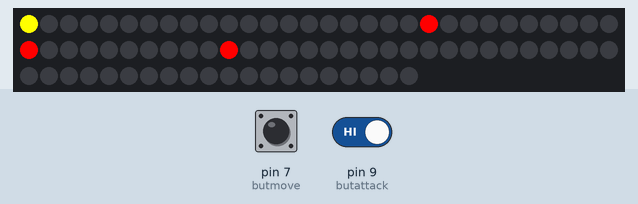
Recording of a sketch running on a simulated Arduino Uno, built with avr-gcc and run on an emulated ATmega328P. Shown: 80 RGB LEDs in strip order, left to right, continuing on the next row. Inputs (shaded band) come from the test bench; at power-on: pin 7 (butmove) LOW, pin 9 (butattack) HIGH. What the sketch prints to the serial monitor is not drawn.

Above: at 1.2 s.

The sketch:

attackv2.ino
```cpp
#include <FastLED.h>
#define LED_PIN     8
#define NUM_LEDS    80
int butmove = 7;
int butattack = 9;
int i = 0;
CRGB leds[NUM_LEDS];

//unsigned long previousmillis = 0;
//const long interval = 1000;

void setup() {
  FastLED.addLeds<WS2812, LED_PIN, GRB>(leds, NUM_LEDS);
  pinMode(butmove, INPUT);
  pinMode(butattack, INPUT);
  Serial.begin(9600);
}
int attack(int x){
  Serial.print("ATTACK");
  leds[x+1]=CRGB(255,255,0);
  leds[x-1]=CRGB(255,255,0);
  FastLED.show();
  if(leds[x+1]==CRGB(255,0,0)||leds[x-1]==CRGB(255,0,0)){//
    leds[x+1]=CRGB(0,0,0);                   //
    leds[x-1]=CRGB(0,0,0);                   // CHECKS FOR AN ENEMY AND
    leds[x-1]=CRGB(255,255,0);              //  REMOVES IT.
    leds[x+1]=CRGB(255,255,0);
    FastLED.show();
  }
  delay(300);
  leds[x+1]=CRGB(0,0,0);
  leds[x-1]=CRGB(0,0,0);
  return x;
}
int endGame(int red,int green, int blue){
        for(int i = 0; i < 80; i++) {
        leds[i] = CRGB(red, green, blue);
        FastLED.show();
        //i++;
        }
        while(digitalRead(butmove) == LOW);
        for(int i = 0; i < 80; i++) {
        leds[i] = CRGB(0, 0, 0);
        FastLED.show();
        //i++;
        }
}
void loop() {
  leds[20]=CRGB(255,0,0);
  leds[30]=CRGB(255,0,0);
  leds[40]=CRGB(255,0,0);
  leds[30]=CRGB(255,0,0);
  unsigned long currentmillis = millis();

   for(int i = 0; i < 80; i++) {
   while(digitalRead(butmove) == LOW&&digitalRead(butattack)==LOW);
   if(digitalRead(butmove)==HIGH){
    if(leds[i]==CRGB(255,0,0)){
      endGame(255,0,0);
      i=0;
      continue;
    }
    leds[i - 1] = CRGB(0, 0, 0);
    leds[i] = CRGB(0, 255, 0);
    FastLED.show();
    delay(100);
    }
    if(digitalRead(butattack)==HIGH){
    attack(i-1);
    i--;
   }
   }
   endGame(0,255,0);
}
```
